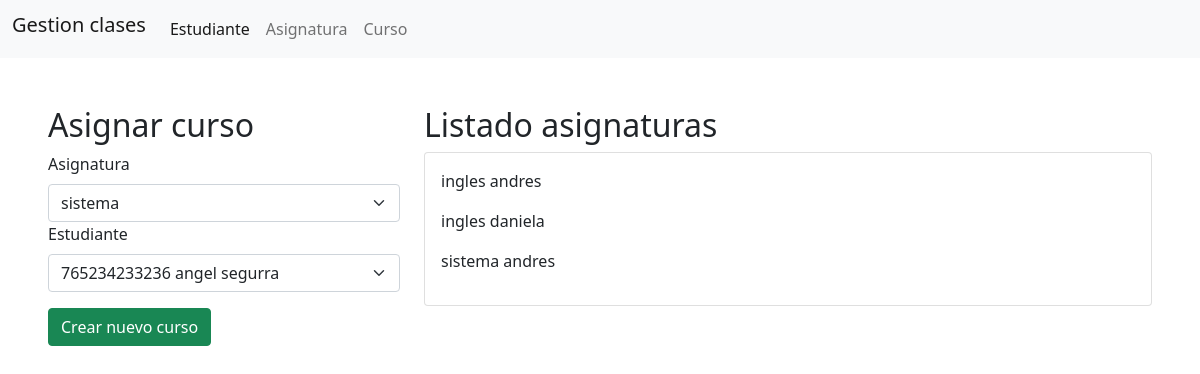
The app's page /asignatura/clase/ with its own data.
### asignaturas/models.py (models this page shows)
class clase(models.Model):
    id_estudiante = models.ForeignKey(estudiante, on_delete=models.CASCADE)
    id_signatura = models.ForeignKey(asignatura, on_delete=models.CASCADE)
    def __str__(self):
        return str(self.id_signatura.nombre)

class asignatura(models.Model):
    nombre = models.CharField(max_length=100)
    salon = models.CharField(max_length=10)
    horario = models.CharField(max_length=200)
    id_profesor = models.IntegerField()

### estudiante/models.py (models this page shows)
class estudiante(models.Model):
    nombre = models.CharField(max_length=100)
    apellido = models.CharField(max_length=100)
    identificacion = models.IntegerField(primary_key=True)
    correo = models.EmailField(max_length=200, null=True, blank=True)
    p_academico = models.CharField(max_length=100)

### asignaturas/views.py (the view)
# urls.py: path('clase/',clases.as_view(),name = 'clase'),
class clases(CreateView):
    model = clase
    template_name = 'curso.html'
    fields ='__all__'
    def get_context_data(self, **kwargs):
        contex = super().get_context_data(**kwargs)
        contex['titulo'] = 'Gestion clases'
        contex['curso'] = clase.objects.all()
        contex['estudiante'] = estudiante.objects.all()
        contex['asignatura'] = asignatura.objects.all()
        return contex

### asignaturas/templates/curso.html (shortened to what this page needs)
{% extends 'home.html' %}
{% block content %}
    <tbody>
    <div class="row">
        <div class="col-md-4">
            <h2>Asignar curso</h2>
            <form id="formulario_asignatura" action="/asignatura/asignar-curso/" method="POST">{% csrf_token %}
                <div class="mb-3">
                <label class="form-label">Asignatura</label>
                    <div class="input-group">
                            <select class="form-select" aria-label="Default select example">}
                                 {% for curo in asignatura %}
                                <option selected>{{ curo.nombre }}</option>
                                {% endfor %}
                            </select>
                    </div>
                <label class="form-label">Estudiante</label>
                <div class="input-group">
                            <select class="form-select" aria-label="Default select example">}
                                 {% for curo in estudiante %}
                                <option selected>{{ curo.pk }} {{ curo.nombre }} {{ curo.apellido}}</option>
                                {% endfor %}
                            </select>
                    </div>
                </div>
                <button type="submit" class="btn btn-success">Crear nuevo curso</button>
            </form>
        </div>
        <div class="col-md-8">
            <h2>Listado asignaturas</h2>
            <div class="card">
                <div class="card-body">
                    {% for cueso in curso %}
                       <p>{{ cueso }} {{ cueso.id_estudiante.nombre}}</p>
                     {% endfor %}
                </div>
            </div>
        </div>
    </div>
    </div>
{% endblock %}

### records on screen
clase: id_signatura.nombre "ingles", id_estudiante.nombre "andres"
clase: id_signatura.nombre "ingles", id_estudiante.nombre "daniela"
clase: id_signatura.nombre "sistema", id_estudiante.nombre "andres"

### other values on screen
{{ titulo }} "Gestion clases"
form field value "sistema"
form field value "765234233236 angel segurra"
